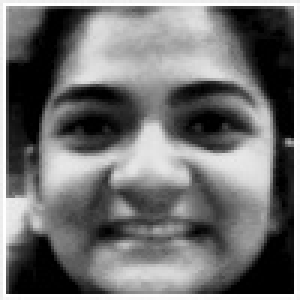
#> input picture photo/0.jpg, 100 x 100 px (shown 3 times larger)
$ python -i operations.py   (imports and definitions only)
#> lines starting #> are read from the running program, lines starting #| are printed output that depends on the picture
""" This module contains functions to manipulate images. Sush as:
- cut_face
- cut_face_ellipse
- normalize_intensity
- resize
"""

import numpy as np
import cv2

#!/usr/bin/env python
# operations.py

def resize(images, size=(100, 100)):
    """ Function to resize the number of pixels in an image.

    To achieve a standarized pixel number across different images, it is
    desirable to make every picture of the same pixel size. By using an OpenCV
    method we increase or reduce the number of pixels accordingly.

    :param image: image to be resized.
    :param size: desired size for the output image
    :type image: numpy array of 2 or three dimensions
    :type size: tuple containing the size
    :return: the image with the acoordingly pixel size
    :rtype: numpy array of 2 dimensions
    """
    images_norm = []
    for image in images:
        is_color = len(image.shape) == 3
        if is_color:
            image = cv2.cvtColor(image, cv2.COLOR_BGR2GRAY)
        # using different OpenCV method if enlarging or shrinking
        if image.shape < size:
            image_norm = cv2.resize(image, size, interpolation=cv2.INTER_AREA)
        else:
            image_norm = cv2.resize(image, size, interpolation=cv2.INTER_CUBIC)
        images_norm.append(image_norm)

    return images_norm


# [100 lines left out: functions normalize_intensity, cut_face_rectangle, cut_face_ellipse, draw_face_rectangle, draw_face_ellipse, not called in this run]

>>> import cv2
>>> picture = cv2.imread('photo/0.jpg')
#> picture is the input picture: shape (100, 100, 3); min 0, max 255, mean 115.5
>>> result = resize(picture)
#> the loop in resize, `for image in images:` made 100 passes
#> pass 2, in resize, `image_norm = cv2.resize(image, size, interpolation=cv2.INTER_AREA)`:
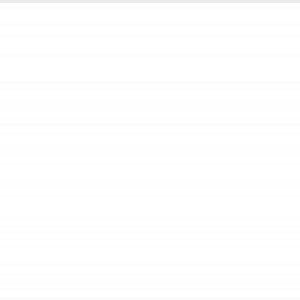
#> image_norm: shape (100, 100) (shown 3 times larger); min 235, max 255, mean 254.2
#> pass 3, in resize, `image_norm = cv2.resize(image, size, interpolation=cv2.INTER_AREA)`:
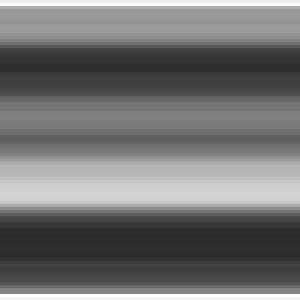
#> image_norm: shape (100, 100) (shown 3 times larger); min 42, max 255, mean 114.9
#> after the loop in resize, `for image in images:`: images_norm = 100 items
#> result = 100 items

$ run again, on photo/1.jpg
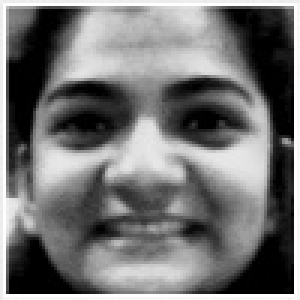
#> input picture photo/1.jpg, 100 x 100 px (shown 3 times larger)
#> picture is the input picture: shape (100, 100, 3); min 0, max 255, mean 116.2
#> the loop in resize, `for image in images:` made 100 passes
#> pass 3, in resize, `image_norm = cv2.resize(image, size, interpolation=cv2.INTER_AREA)`:
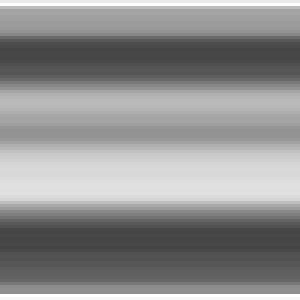
#> image_norm: shape (100, 100) (shown 3 times larger); min 68, max 255, mean 143.8
#> after the loop in resize, `for image in images:`: images_norm = 100 items

$ run again, on photo/10.jpg
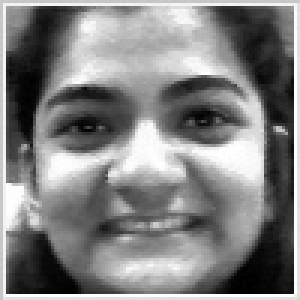
#> input picture photo/10.jpg, 100 x 100 px (shown 3 times larger)
#> picture is the input picture: shape (100, 100, 3); min 0, max 255, mean 129.4
#> the loop in resize, `for image in images:` made 100 passes
#> pass 2, in resize, `image_norm = cv2.resize(image, size, interpolation=cv2.INTER_AREA)`:
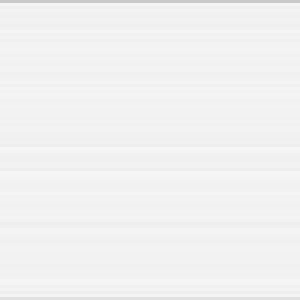
#> image_norm: shape (100, 100) (shown 3 times larger); min 201, max 246, mean 241.4
#> pass 3, in resize, `image_norm = cv2.resize(image, size, interpolation=cv2.INTER_AREA)`:
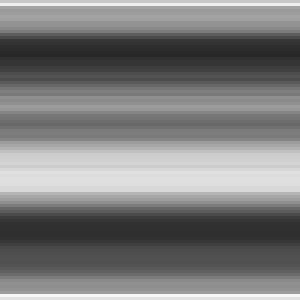
#> image_norm: shape (100, 100) (shown 3 times larger); min 39, max 247, mean 124.5
#> after the loop in resize, `for image in images:`: images_norm = 100 items
